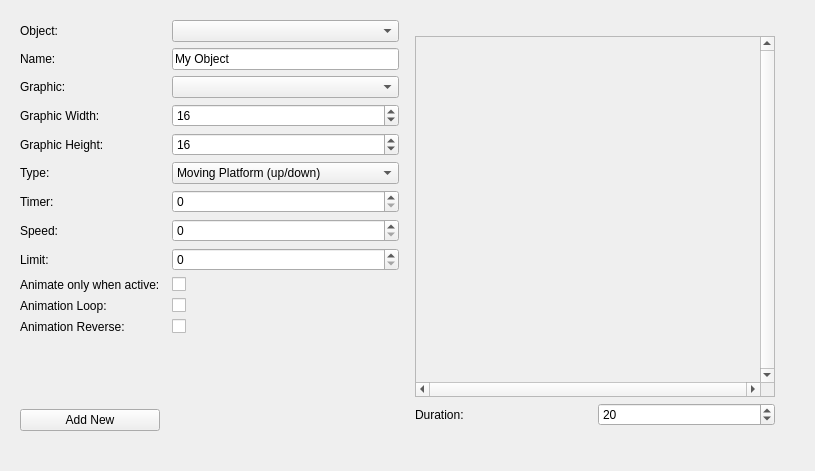
<?xml version="1.0" encoding="UTF-8"?>
<ui version="4.0">
 <class>object_tab</class>
 <widget class="QWidget" name="object_tab">
  <property name="geometry">
   <rect>
    <x>0</x>
    <y>0</y>
    <width>815</width>
    <height>471</height>
   </rect>
  </property>
  <property name="windowTitle">
   <string>Form</string>
  </property>
  <layout class="QGridLayout" name="gridLayout">
   <item row="0" column="0">
    <widget class="QWidget" name="horizontalWidget_2" native="true">
     <property name="sizePolicy">
      <sizepolicy hsizetype="Expanding" vsizetype="Expanding">
       <horstretch>0</horstretch>
       <verstretch>0</verstretch>
      </sizepolicy>
     </property>
     <property name="styleSheet">
      <string notr="true"/>
     </property>
     <layout class="QHBoxLayout" name="horizontalLayout_14">
      <property name="sizeConstraint">
       <enum>QLayout::SetNoConstraint</enum>
      </property>
      <property name="rightMargin">
       <number>20</number>
      </property>
      <item>
       <layout class="QGridLayout" name="gridLayout_13">
        <property name="bottomMargin">
         <number>20</number>
        </property>
        <item row="4" column="0" colspan="2">
         <widget class="QLabel" name="label_52">
          <property name="text">
           <string>Graphic Width: </string>
          </property>
         </widget>
        </item>
        <item row="5" column="2">
         <widget class="QSpinBox" name="graphic_h">
          <property name="minimum">
           <number>8</number>
          </property>
          <property name="maximum">
           <number>64</number>
          </property>
          <property name="value">
           <number>16</number>
          </property>
         </widget>
        </item>
        <item row="5" column="0">
         <widget class="QLabel" name="label_56">
          <property name="text">
           <string>Graphic Height:</string>
          </property>
         </widget>
        </item>
        <item row="3" column="2">
         <widget class="QComboBox" name="graphicfile_combo"/>
        </item>
        <item row="4" column="2">
         <widget class="QSpinBox" name="graphic_w">
          <property name="minimum">
           <number>8</number>
          </property>
          <property name="maximum">
           <number>64</number>
          </property>
          <property name="value">
           <number>16</number>
          </property>
         </widget>
        </item>
        <item row="1" column="0">
         <widget class="QLabel" name="label_58">
          <property name="text">
           <string>Name:</string>
          </property>
         </widget>
        </item>
        <item row="3" column="0">
         <widget class="QLabel" name="label_59">
          <property name="text">
           <string>Graphic:</string>
          </property>
         </widget>
        </item>
        <item row="6" column="2">
         <widget class="QComboBox" name="type_combo">
          <item>
           <property name="text">
            <string>Moving Platform (up/down)</string>
           </property>
          </item>
          <item>
           <property name="text">
            <string>Moving platform (left/right)</string>
           </property>
          </item>
          <item>
           <property name="text">
            <string>Disapearing Block</string>
           </property>
          </item>
          <item>
           <property name="text">
            <string>Energy Tank</string>
           </property>
          </item>
          <item>
           <property name="text">
            <string>Weapons Tank</string>
           </property>
          </item>
          <item>
           <property name="text">
            <string>Energy Pill (big)</string>
           </property>
          </item>
          <item>
           <property name="text">
            <string>Weapons Pill (big)</string>
           </property>
          </item>
          <item>
           <property name="text">
            <string>Enegy Pill (small)</string>
           </property>
          </item>
          <item>
           <property name="text">
            <string>Weapons Pill (small)</string>
           </property>
          </item>
          <item>
           <property name="text">
            <string>1 UP</string>
           </property>
          </item>
          <item>
           <property name="text">
            <string>Faller Platform</string>
           </property>
          </item>
          <item>
           <property name="text">
            <string>Flying Platform</string>
           </property>
          </item>
          <item>
           <property name="text">
            <string>Fly Item</string>
           </property>
          </item>
          <item>
           <property name="text">
            <string>Coil Item</string>
           </property>
          </item>
          <item>
           <property name="text">
            <string>Active Disappearing Block</string>
           </property>
          </item>
         </widget>
        </item>
        <item row="6" column="0">
         <widget class="QLabel" name="label_60">
          <property name="text">
           <string>Type:</string>
          </property>
         </widget>
        </item>
        <item row="7" column="0">
         <widget class="QLabel" name="label_61">
          <property name="text">
           <string>Timer:</string>
          </property>
         </widget>
        </item>
        <item row="9" column="0">
         <widget class="QLabel" name="label_62">
          <property name="text">
           <string>Limit:</string>
          </property>
         </widget>
        </item>
        <item row="7" column="2">
         <widget class="QSpinBox" name="timer">
          <property name="maximum">
           <number>99999</number>
          </property>
         </widget>
        </item>
        <item row="9" column="2">
         <widget class="QSpinBox" name="limit">
          <property name="maximum">
           <number>99999</number>
          </property>
         </widget>
        </item>
        <item row="8" column="2">
         <widget class="QSpinBox" name="speed">
          <property name="maximum">
           <number>99999</number>
          </property>
         </widget>
        </item>
        <item row="8" column="0">
         <widget class="QLabel" name="label_63">
          <property name="text">
           <string>Speed:</string>
          </property>
         </widget>
        </item>
        <item row="15" column="0">
         <widget class="QPushButton" name="add_new_pushbutton">
          <property name="text">
           <string>Add New</string>
          </property>
         </widget>
        </item>
        <item row="0" column="0">
         <widget class="QLabel" name="label">
          <property name="text">
           <string>Object:</string>
          </property>
         </widget>
        </item>
        <item row="0" column="2">
         <widget class="QComboBox" name="objectlist_combo"/>
        </item>
        <item row="1" column="2">
         <widget class="QLineEdit" name="name">
          <property name="text">
           <string>My Object</string>
          </property>
          <property name="maxLength">
           <number>30</number>
          </property>
         </widget>
        </item>
        <item row="14" column="0">
         <spacer name="verticalSpacer">
          <property name="orientation">
           <enum>Qt::Vertical</enum>
          </property>
          <property name="sizeHint" stdset="0">
           <size>
            <width>20</width>
            <height>40</height>
           </size>
          </property>
         </spacer>
        </item>
        <item row="12" column="0">
         <widget class="QLabel" name="label_3">
          <property name="text">
           <string>Animation Loop:</string>
          </property>
         </widget>
        </item>
        <item row="10" column="0">
         <widget class="QLabel" name="label_2">
          <property name="text">
           <string>Animate only when active:</string>
          </property>
         </widget>
        </item>
        <item row="10" column="2">
         <widget class="QCheckBox" name="animate_on_active_checkbox">
          <property name="text">
           <string/>
          </property>
         </widget>
        </item>
        <item row="12" column="2">
         <widget class="QCheckBox" name="animation_loop_checkbox">
          <property name="text">
           <string/>
          </property>
         </widget>
        </item>
        <item row="13" column="2">
         <widget class="QCheckBox" name="animation_reverse_checkbox">
          <property name="text">
           <string/>
          </property>
         </widget>
        </item>
        <item row="13" column="0">
         <widget class="QLabel" name="label_4">
          <property name="text">
           <string>Animation Reverse:</string>
          </property>
         </widget>
        </item>
       </layout>
      </item>
      <item>
       <widget class="QWidget" name="verticalWidget_2" native="true">
        <property name="sizePolicy">
         <sizepolicy hsizetype="Ignored" vsizetype="Ignored">
          <horstretch>0</horstretch>
          <verstretch>0</verstretch>
         </sizepolicy>
        </property>
        <property name="maximumSize">
         <size>
          <width>16777215</width>
          <height>400</height>
         </size>
        </property>
        <property name="styleSheet">
         <string notr="true"/>
        </property>
        <layout class="QVBoxLayout" name="verticalLayout_9">
         <property name="leftMargin">
          <number>10</number>
         </property>
         <property name="topMargin">
          <number>1</number>
         </property>
         <item>
          <widget class="QWidget" name="verticalWidget_3" native="true">
           <property name="sizePolicy">
            <sizepolicy hsizetype="Ignored" vsizetype="Ignored">
             <horstretch>0</horstretch>
             <verstretch>0</verstretch>
            </sizepolicy>
           </property>
           <property name="styleSheet">
            <string notr="true"/>
           </property>
           <layout class="QVBoxLayout" name="verticalLayout_10">
            <property name="margin">
             <number>0</number>
            </property>
            <item>
             <widget class="QScrollArea" name="scrollArea_5">
              <property name="sizePolicy">
               <sizepolicy hsizetype="Expanding" vsizetype="Expanding">
                <horstretch>0</horstretch>
                <verstretch>0</verstretch>
               </sizepolicy>
              </property>
              <property name="verticalScrollBarPolicy">
               <enum>Qt::ScrollBarAlwaysOn</enum>
              </property>
              <property name="horizontalScrollBarPolicy">
               <enum>Qt::ScrollBarAlwaysOn</enum>
              </property>
              <property name="widgetResizable">
               <bool>false</bool>
              </property>
              <widget class="QWidget" name="scrollAreaWidgetContents_5">
               <property name="geometry">
                <rect>
                 <x>0</x>
                 <y>0</y>
                 <width>334</width>
                 <height>305</height>
                </rect>
               </property>
               <property name="sizePolicy">
                <sizepolicy hsizetype="Expanding" vsizetype="Expanding">
                 <horstretch>100</horstretch>
                 <verstretch>100</verstretch>
                </sizepolicy>
               </property>
               <property name="autoFillBackground">
                <bool>true</bool>
               </property>
               <widget class="npcPreviewArea" name="object_preview_area" native="true">
                <property name="geometry">
                 <rect>
                  <x>0</x>
                  <y>0</y>
                  <width>181</width>
                  <height>171</height>
                 </rect>
                </property>
                <property name="styleSheet">
                 <string notr="true"/>
                </property>
               </widget>
              </widget>
             </widget>
            </item>
           </layout>
          </widget>
         </item>
         <item>
          <layout class="QHBoxLayout" name="horizontalLayout_15">
           <item>
            <widget class="QLabel" name="label_64">
             <property name="sizePolicy">
              <sizepolicy hsizetype="Minimum" vsizetype="Minimum">
               <horstretch>0</horstretch>
               <verstretch>0</verstretch>
              </sizepolicy>
             </property>
             <property name="text">
              <string>Duration:</string>
             </property>
            </widget>
           </item>
           <item>
            <widget class="QSpinBox" name="frame_duration_spinbox">
             <property name="minimum">
              <number>5</number>
             </property>
             <property name="maximum">
              <number>9999</number>
             </property>
             <property name="value">
              <number>20</number>
             </property>
            </widget>
           </item>
          </layout>
         </item>
        </layout>
       </widget>
      </item>
     </layout>
    </widget>
   </item>
  </layout>
 </widget>
 <customwidgets>
  <customwidget>
   <class>npcPreviewArea</class>
   <extends>QWidget</extends>
   <header>npcpreviewarea.h</header>
   <container>1</container>
  </customwidget>
 </customwidgets>
 <resources/>
 <connections/>
</ui>
